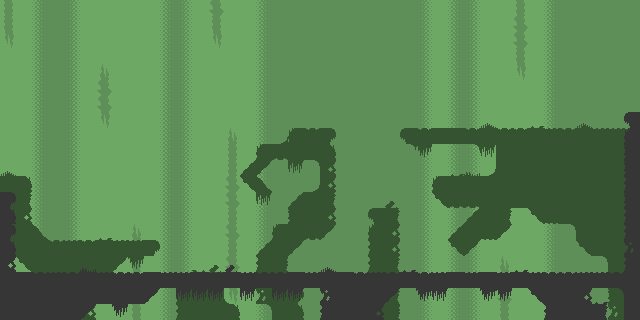

The image is a tile-based game level rendered from a .tmx file. Its description and source (layers, tilesets, objects; grid data summarised) follow:
An orthogonal 40x20 tile map with 16x16 px tiles, 4 tile layers (3, 2, 1, 0) and 1 object (end).

<map version="1.2" tiledversion="1.3.2" orientation="orthogonal" renderorder="right-down" compressionlevel="0" width="40" height="20" tilewidth="16" tileheight="16" infinite="0" nextlayerid="6" nextobjectid="3">
 <tileset firstgid="1" source="testtileset2.tsx" />
 <layer id="3" name="3" width="40" height="20" locked="1">
  <data>[800 cells, 800 non-empty, 8 distinct tile ids]</data>
 </layer>
 <layer id="2" name="2" width="40" height="20" locked="1">
  <data>[800 cells, 217 non-empty, 28 distinct tile ids]</data>
 </layer>
 <layer id="1" name="1" width="40" height="20" locked="1">
  <data>[800 cells, 103 non-empty, 18 distinct tile ids]</data>
 </layer>
 <layer id="4" name="0" width="40" height="20" locked="1">
  <data>[800 cells, 5 non-empty, 4 distinct tile ids]</data>
 </layer>
 <objectgroup id="5" name="obj">
  <object id="2" name="end" x="600" y="240" width="16" height="32" />
 </objectgroup>
</map>
